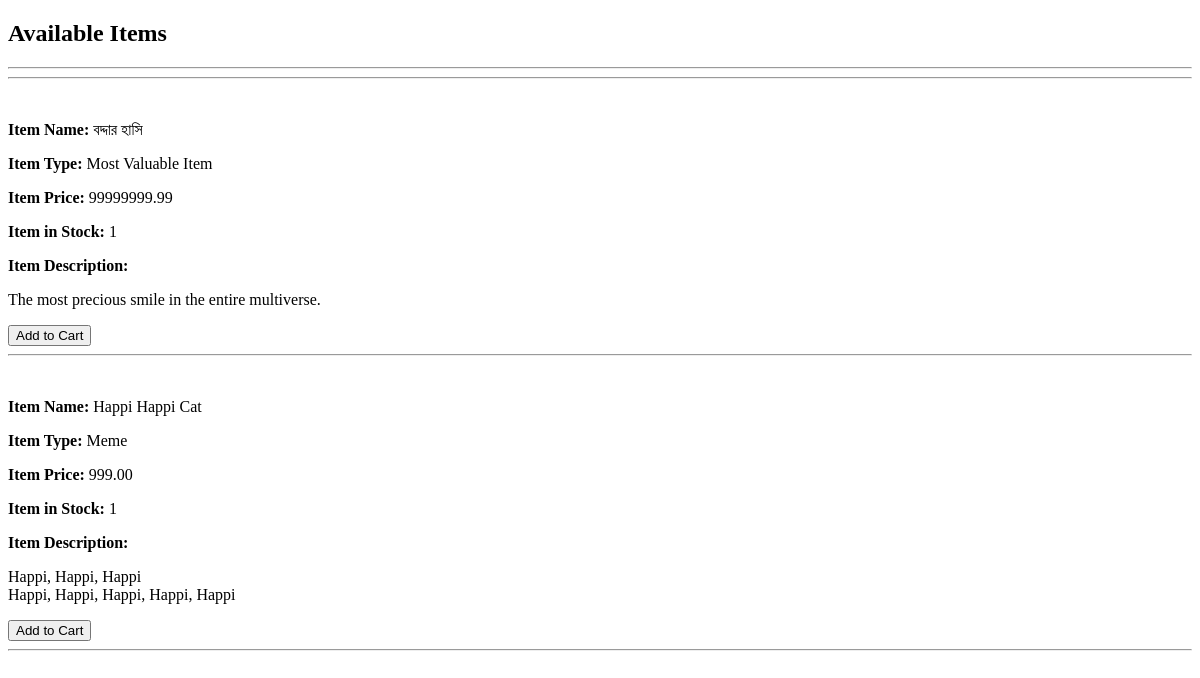
Before: / with the older database file.
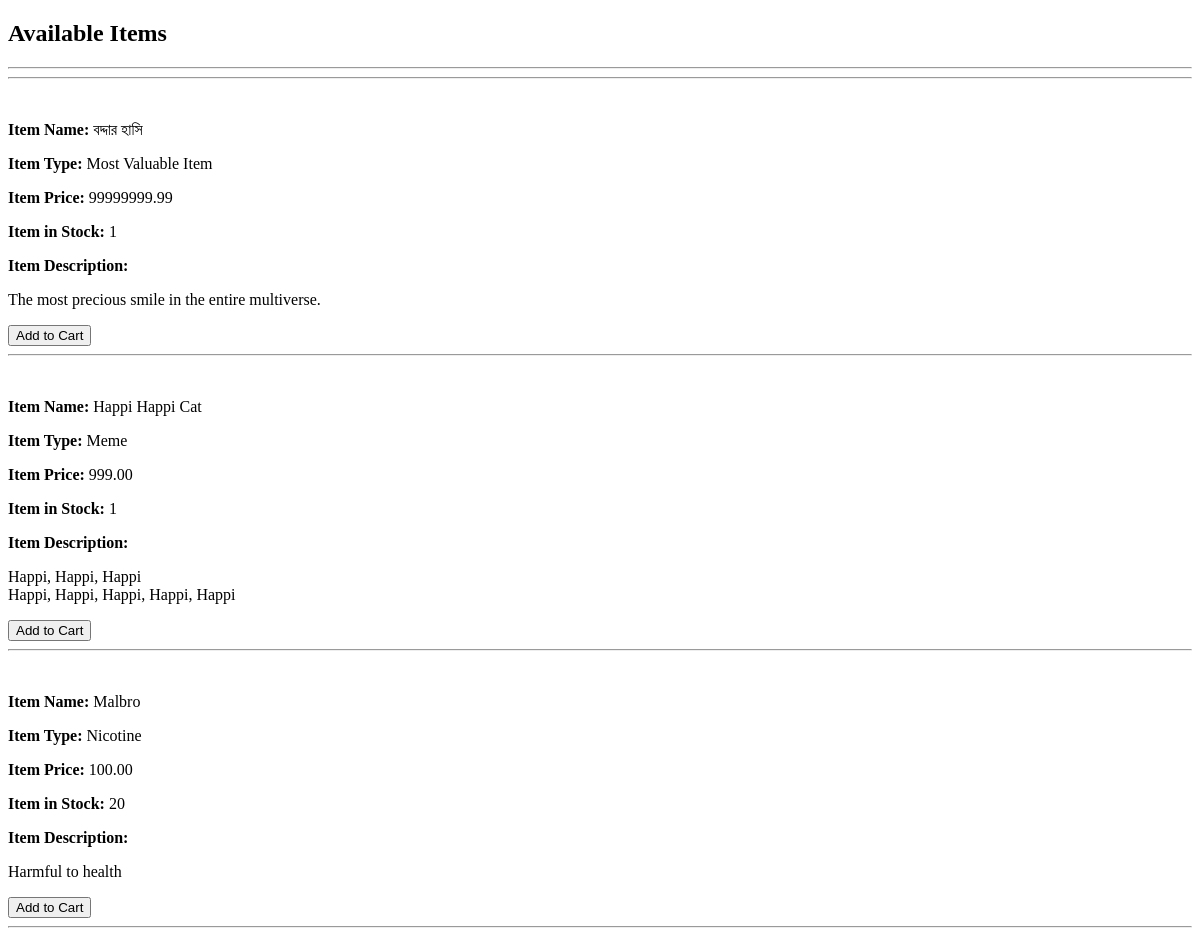
After: the same page with the newer database file.
### user/models.py (models this page shows, shortened)
class Item(models.Model):
    itemID = models.UUIDField(primary_key=True, default=uuid.uuid4, editable=False)
    itemName = models.CharField(max_length=100)
    itemType = models.CharField(default="", max_length=50)
    itemPrice = models.DecimalField(max_digits=10, decimal_places=2)
    itemQuantity = models.PositiveIntegerField(default=0)
    itemDescription = models.TextField()
    itemImage = models.ImageField(blank=True, default='item_pics/default_item.jpg', upload_to='item_pics')

### user/views.py (the view)
# urls.py: path('', user_views.homepage, name='homepage'),
def homepage(request):
    items = Item.objects.all()
    return render(request, 'user/homepage.html', {'items': items})

### user/templates/user/homepage.html (shortened to what this page needs)
{%  load static %}
<!DOCTYPE html>
<html lang="en">
<head>
</head>
<body>
    <div>
        {% block showItems %}
            <h2>Available Items</h2>
            <hr>
            <hr>
            {% for item in  items %}
                <p><strong>Item Name:</strong> {{ item.itemName }}</p>
                <p><strong>Item Type:</strong> {{ item.itemType }}</p>
                <p><strong>Item Price:</strong> {{ item.itemPrice }}</p>
                <p><strong>Item in Stock:</strong> {{ item.itemQuantity }}</p>
                <p><strong>Item Description:</strong></p>
                <p>{{ item.itemDescription|linebreaks }}</p>
                <button id="{{ item.itemID }}" class="button">Add to Cart</button>
                <hr>
            {% endfor %}
        {% endblock showItems %}
    </div>
</body>
</html>

Changed rows visible on the page:
added Item: itemName "Malbro", itemType "Nicotine", itemPrice "100.00", itemQuantity "20", itemDescription "Harmful to health"
